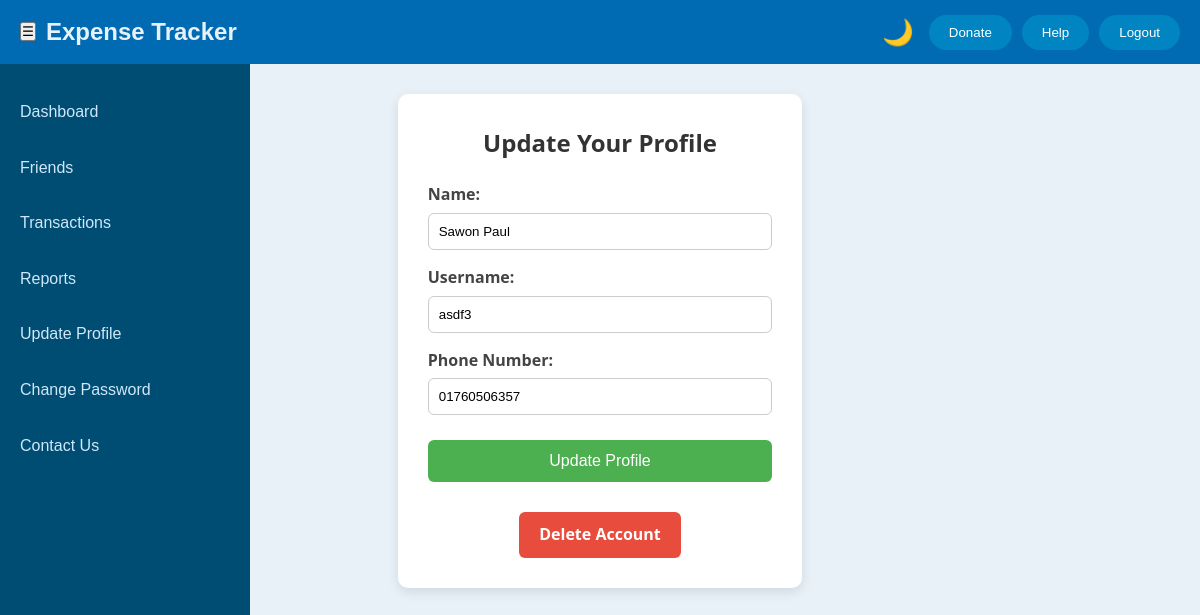
/update_profile/ (signed in), run on an earlier commit of the app's database.
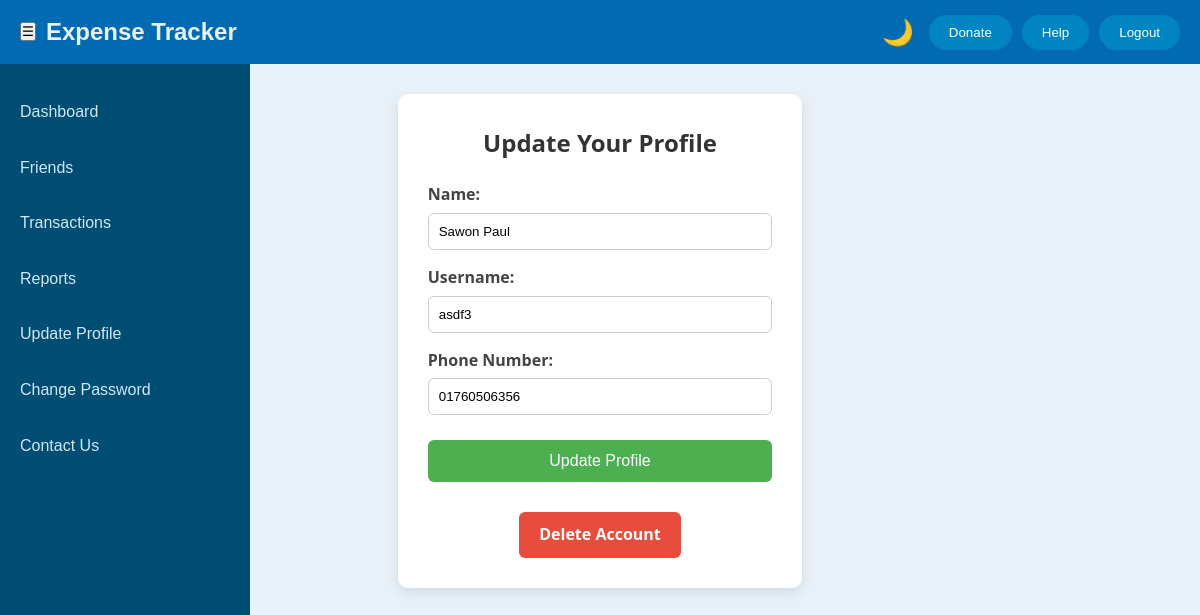
And on a later commit of the database.
### mainapp/models.py (models this page shows)
class User(AbstractBaseUser, PermissionsMixin):
    name = models.CharField(max_length=255)
    email = models.EmailField(unique=True)
    username = models.CharField(max_length=100, unique=True)
    number = models.CharField(max_length=15)
    created_at = models.DateTimeField(auto_now_add=True)
    updated_at = models.DateTimeField(auto_now=True)
    is_admin = models.BooleanField(default=False)
    is_active = models.BooleanField(default=True)
    is_staff = models.BooleanField(default=False)
    objects = UserManager()
    USERNAME_FIELD = 'email'
    REQUIRED_FIELDS = ['username', 'name', 'number']

### mainapp/views.py (the view, shortened to what this page needs)
# urls.py: path('update_profile/', update_profile_page, name='update_profile_page'),
@login_required
def update_profile_page(request):
    user = request.user
    return render(request, 'UPDATE_PROFILE/update_profile.html', {'user': user})

### templates/UPDATE_PROFILE/update_profile.html (shortened to what this page needs)
{% load static %}
<!DOCTYPE html>
<html lang="en">
<head>
    <link rel="stylesheet" href="{% static 'css/DASHBOARD/theme.css' %}">
    <link rel="stylesheet" href="{% static 'css/DASHBOARD/dashboard.css' %}">
    <link rel="stylesheet" href="{% static 'css/UPDATE_PROFILE/update_profile.css' %}">
</head>
<body>
    <div class="container">
        <nav class="navbar">
            <div class="navbar-left">
                <button class="sidebar-button" id="toggleSidebar">☰</button>
                <span class="site-title">Expense Tracker</span>
            </div>
            <div class="navbar-right">
                <span id="themeToggle" onclick="toggleTheme()">🌙</span>
                <button class="donate-btn" id="donateButton">Donate</button>
                <button class="help-btn" id="helpButton">Help</button>
                <button class="logout-btn" id="logoutButton">Logout</button>
            </div>
        </nav>
        <div class="content-area">
            <aside class="sidebar" id="sidebar">
                <ul class="sidebar-menu">
                    <li><a href="{% url 'dashboard' %}">Dashboard</a></li>
                    <li><a href="{% url 'friends_page' %}">Friends</a>
                    <li><a href="#">Transactions</a></li>
                    <li><a href="#">Reports</a></li>
                    <li><a href="{% url 'update_profile_page' %}">Update Profile</a></li>
                    <li><a href="{% url 'setting' %}">Change Password</a></li>
                    <li><a href="{% url 'contact' %}">Contact Us</a></li>
                </ul>
            </aside>
            <div class="update_profile">
                <h2>Update Your Profile</h2>
                <form method="POST">
                    <label>Name:</label>
                    <input type="text" name="name" value="{{ user.name }}" required>
                    <label>Username:</label>
                    <input type="text" name="username" value="{{ user.username }}" required>
                    <label>Phone Number:</label>
                    <input type="text" name="number" value="{{ user.number }}" required>
                    <button type="submit" class="update-btn">Update Profile</button>
                </form>
                <div class="delete-account-container">
                    <a href="{% url 'delete_account' %}" class="delete-account-btn" onclick="return confirm('Are you sure you want to delete your account? This action cannot be undone.');">
                        Delete Account
                    </a>
                </div>
            </div>
        </div>
    </div>
</body>
</html>

What changed in the data, as far as the page shows it:
changed User "Sawon Paul": number "01760506357" → "01760506356"
